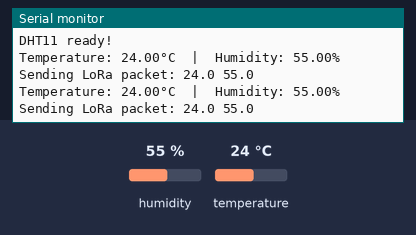
This sketch was run on a simulated Arduino Uno, built with avr-gcc and run on an emulated ATmega328P. Shown: the last lines printed to the serial monitor. The test bench sets the inputs (shaded band); at power-on: humidity 55 %, temperature 24 °C. No radio packets arrive unless stated.

Above: at 2.9 s.
3.0 s: humidity set to 22 %
At 4.8 s:
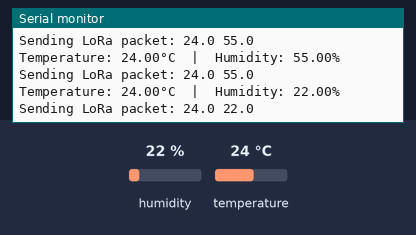
5.8 s: temperature set to 12 °C
At 7.4 s:
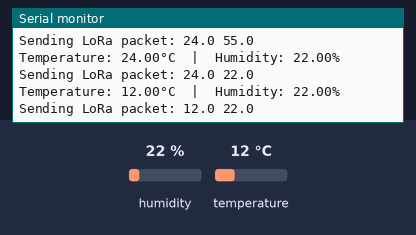
8.6 s: humidity set to 40 %
At 8.6 s:
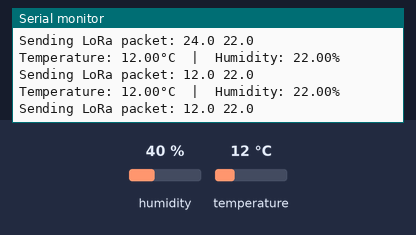
Timing chart, 0 to 11.6 s (numbered marks = the images above; inputs shaded):
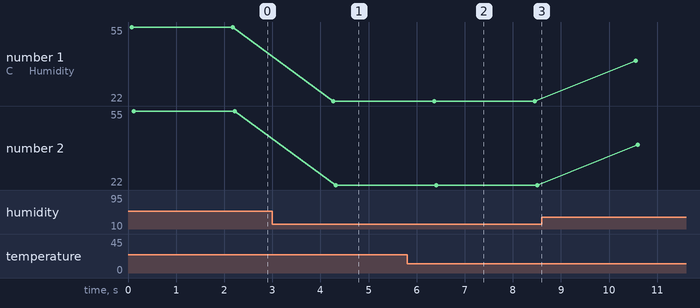

The sketch:

trans.ino
```cpp
#include <DHT.h>
#include <SPI.h>
#include <LoRa.h>

// Cấu hình chân DHT11 - Sửa thành chân 3
#define DHTPIN 3       // Chân DATA nối với chân 3 Arduino
#define DHTTYPE DHT11  // Loại cảm biến DHT11

DHT dht(DHTPIN, DHTTYPE); // Khởi tạo cảm biến

float temp = 0;
float humidity = 0;

void setup() {
  Serial.begin(9600);
  Serial.println("LoRa Temperature Sender (DHT11 on PIN 3)");

  // Khởi tạo LoRa
  if (!LoRa.begin(433E6)) {
    Serial.println("LoRa init failed. Check wiring!");
    while (1);
  }
  Serial.println("LoRa initialized!");

  // Khởi tạo cảm biến DHT11
  dht.begin();
  Serial.println("DHT11 ready!");
}

void loop() {
  // Đọc nhiệt độ và độ ẩm
  temp = dht.readTemperature();    // Nhiệt độ (°C)
  humidity = dht.readHumidity();   // Độ ẩm (%)

  // Kiểm tra nếu đọc lỗi
  if (isnan(temp) || isnan(humidity)) {
    Serial.println("Failed to read DHT sensor!");
    delay(2000);
    return;
  }

  // In ra Serial Monitor
  Serial.print("Temperature: ");
  Serial.print(temp);
  Serial.print("°C  |  Humidity: ");
  Serial.print(humidity);
  Serial.println("%");

  // Gửi dữ liệu qua LoRa (định dạng "nhiệt_độ độ_ẩm")
  String loraData = String(temp, 1) + " " + String(humidity, 1); // Làm tròn 1 số thập phân
  Serial.print("Sending LoRa packet: ");
  Serial.println(loraData);

  LoRa.beginPacket();
  LoRa.print(loraData);
  LoRa.endPacket();

  delay(2000); // Gửi mỗi 2 giây
}
```

Measured:
- after the input at 3.0 s, the serial monitor: prints a new line after 1.3 s (image 1)
- after the input at 5.8 s, the serial monitor: prints a new line after 0.56 s (image 2)
- plotted number 1: 55 → 22 after the input at 3.0 s, 22 → 40 after the input at 8.6 s
- plotted number 2: 55 → 22 after the input at 3.0 s, 22 → 40 after the input at 8.6 s
